Frame 1 (no input): blank canvas, image omitted
Frame 60 (no input): blank canvas, image omitted
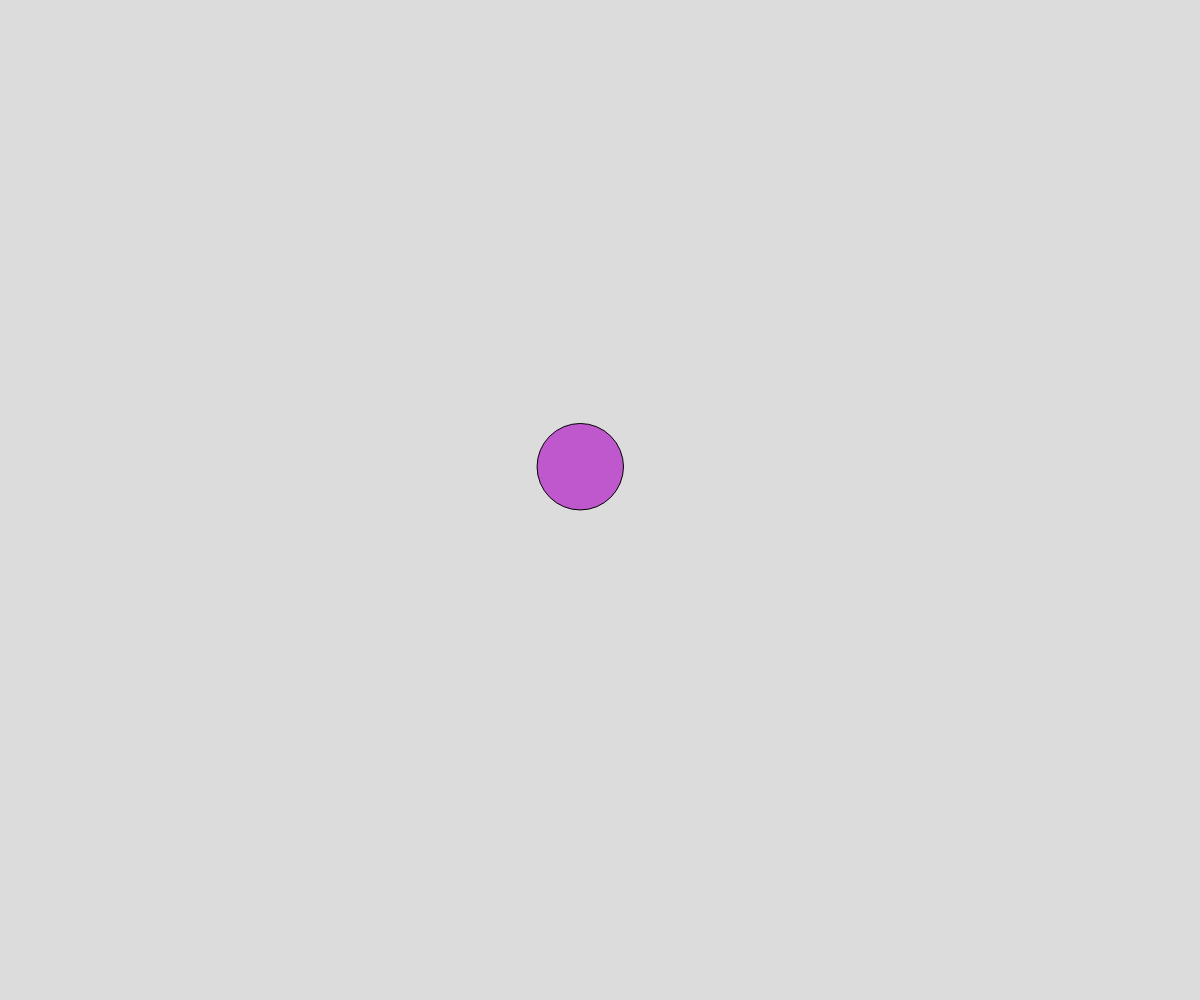
Frame 120 (the mouse pressed at the canvas centre since frame 60)

The p5.js sketch whose frames 1 and 60 were blank and that drew this single picture after the mouse press (run headless with seeded random() and noise() and a simulated clock; from frame 60 on, the mouse is pressed at the canvas centre):

// p5.js sketch
// ── sketch.js
// Nodes OOP Demo

let nodes = [];

function setup() {
  createCanvas(windowWidth, windowHeight);
}

function draw() {
  background(220);

  //draw lines first
  for (let node of nodes) {
    node.update();
    node.connectTo(nodes);
  }

  //draw circles after
  for (let node of nodes) {
    node.display();
  }
}

class MovingPoint {
  constructor(x, y) {
    this.x = x;
    this.y = y;
    this.xTime = random(1000);
    this.yTime = random(1000);
    this.deltaTime = 0.05;
    this.radius = 15;
    this.speed = 5;
    this.color = color(random(255), random(255), random(255));
    this.reach = 200;
    this.maxRadius = 50;
    this.minRadius = 15;
  }

  display() {
    // noStroke();
    fill(this.color);
    circle(this.x, this.y, this.radius*2);
  }

  move() {
    let dx = noise(this.xTime);
    let dy = noise(this.yTime);

    //scale from 0-1 to movement speed
    dx = map(dx, 0, 1, -this.speed, this.speed);
    dy = map(dy, 0, 1, -this.speed, this.speed);

    //move point
    this.x += dx;
    this.y += dy;

    //move on time axis
    this.xTime += this.deltaTime;
    this.yTime += this.deltaTime;
  }

  wrapAroundScreen() {
    if (this.x < 0) {
      this.x += width;
    }
    if (this.x > width) {
      this.x -= width;
    }
    if (this.y < 0) {
      this.y += height;
    }
    if (this.y > height) {
      this.y -= height;
    }
  }

  update() {
    this.move();
    this.wrapAroundScreen();
    this.adjustSizeByMouse();
  }

  connectTo(nodesArray) {
    for (let otherNodes of nodesArray) {
      if (this !== otherNodes) {
        let distanceAway = dist(this.x, this.y, otherNodes.x, otherNodes.y);
        if (distanceAway < this.reach) {
          stroke(this.color);
          line(this.x, this.y, otherNodes.x, otherNodes.y);
        }
      }
    }
  }

  adjustSizeByMouse() {
    let mouseDistance = dist(this.x, this.y, mouseX, mouseY);
    if (mouseDistance < this.reach) {
      let theSize = map(mouseDistance, 0, this.reach, this.maxRadius, this.minRadius);
      this.radius = theSize;
    }
    else {
      this.radius = this.minRadius;
    }
  }
}

function mousePressed() {
  let somePoint = new MovingPoint(mouseX, mouseY);
  nodes.push(somePoint);
}
